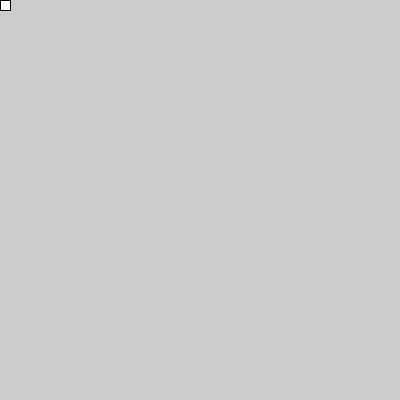
Frame 1 (no input)
Frame 60 (the mouse pressed at the canvas centre just before this capture): identical to frame 1, image omitted
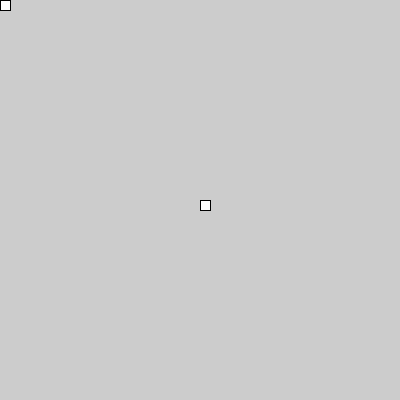
Frame 120 (the mouse held since frame 60 and released just before this capture)

The Processing sketch that drew these frames (run headless with seeded random() and noise(); from frame 60 on, the mouse is pressed at the canvas centre):

// Processing sketch: mouseXmouseY
// ── mouseXmouseY.pde
float tam;

void setup(){
  size(400,400);
  tam = 10;

}

void draw(){
  rect(mouseX, mouseY, tam,tam);
}
